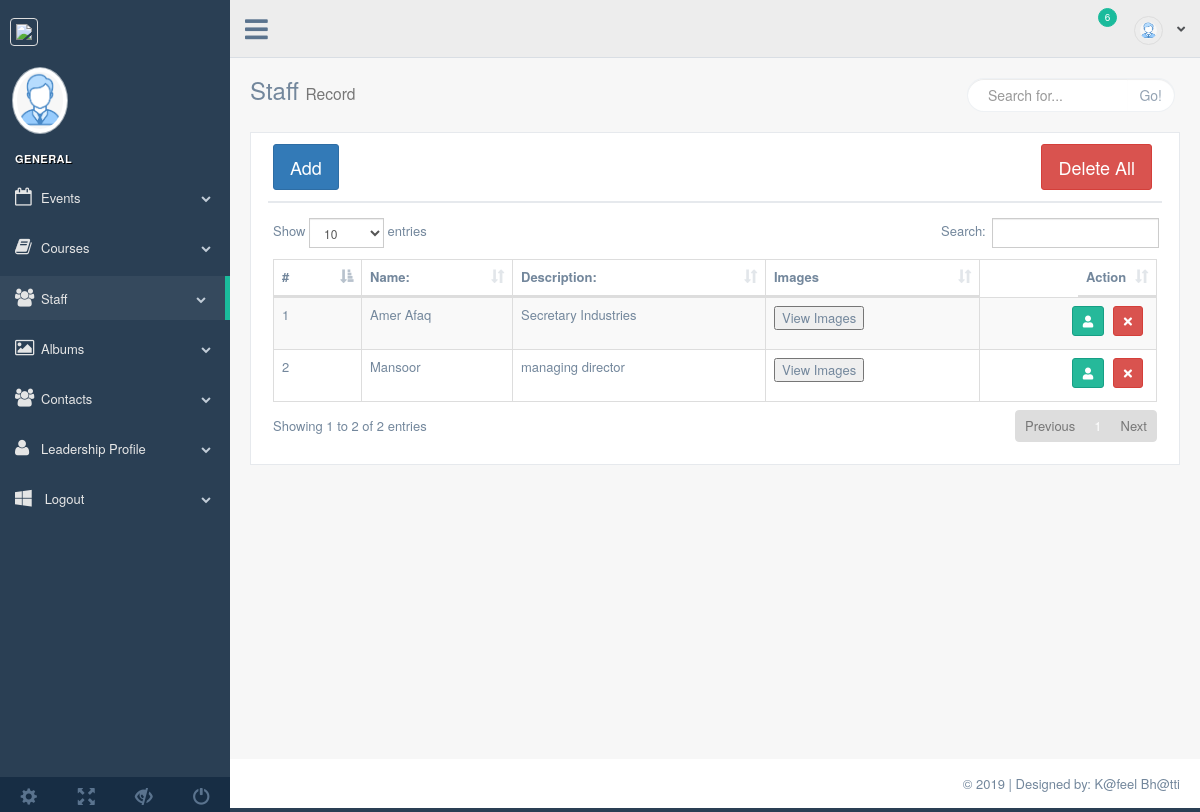
Before: /admin/staff.php with the older database file.
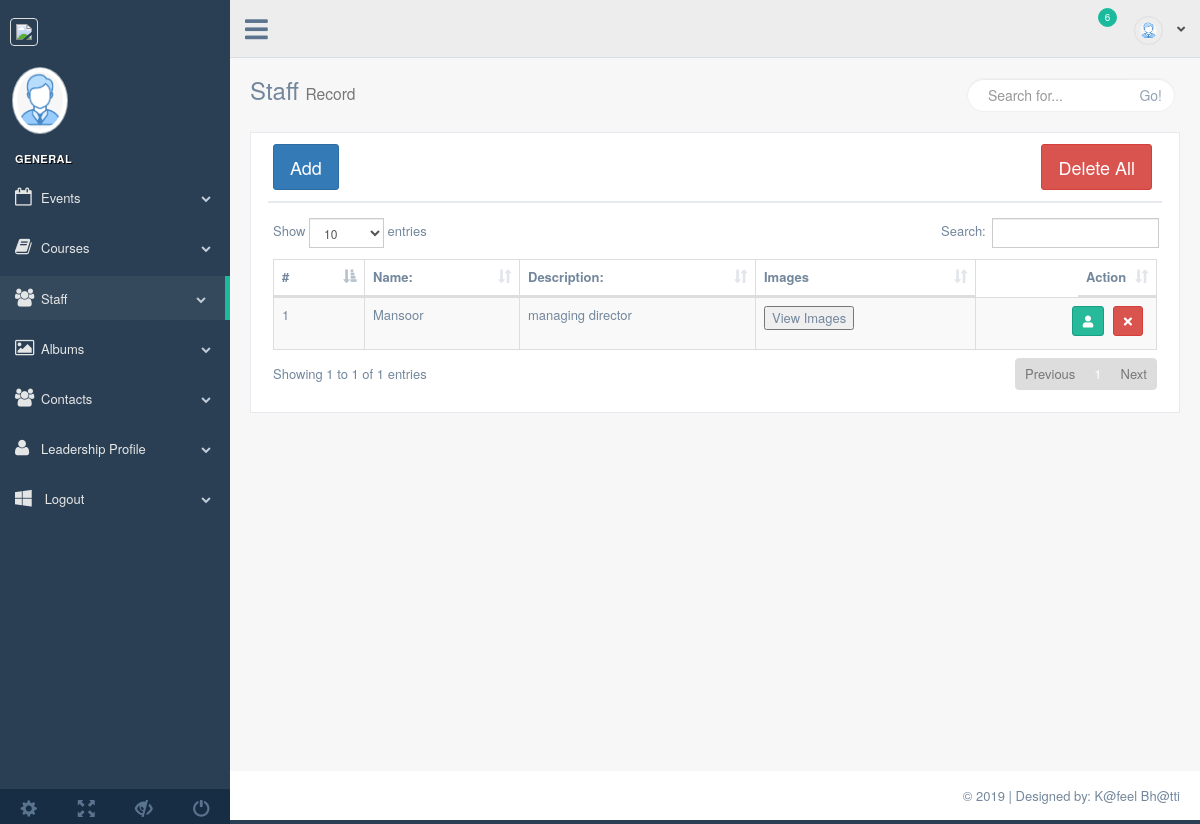
After: the same page with the newer database file.
### tables this page shows
CREATE TABLE `staff` (
  `s_id` int(20) NOT NULL,
  `s_name` varchar(50) NOT NULL,
  `s_desc` varchar(50) NOT NULL,
  `image` varchar(50) NOT NULL
);

### admin/staff.php (the view, shortened to what this page needs)
<?php
require_once('process/conn.php');
$query="select * from staff";
			$excute=mysqli_query($conn, $query);
?>
<!DOCTYPE html>
<html lang="en">
<head>
    <link href="vendors/bootstrap/dist/css/bootstrap.min.css" rel="stylesheet">
    <link href="vendors/font-awesome/css/font-awesome.min.css" rel="stylesheet">
    <link href="vendors/nprogress/nprogress.css" rel="stylesheet">
    <link href="vendors/iCheck/skins/flat/green.css" rel="stylesheet">
    <link href="vendors/datatables.net-bs/css/dataTables.bootstrap.min.css" rel="stylesheet">
    <link href="vendors/datatables.net-buttons-bs/css/buttons.bootstrap.min.css" rel="stylesheet">
    <link href="vendors/datatables.net-fixedheader-bs/css/fixedHeader.bootstrap.min.css" rel="stylesheet">
    <link href="vendors/datatables.net-responsive-bs/css/responsive.bootstrap.min.css" rel="stylesheet">
    <link href="vendors/datatables.net-scroller-bs/css/scroller.bootstrap.min.css" rel="stylesheet">
    <link href="build/css/custom.css" rel="stylesheet">
</head>
<body class="nav-md">
<div class="container body">
    <div class="main_container">
        <?php require_once 'inc/sidebar.php';?>
        <?php require_once 'inc/header.php';?>
        <div class="right_col" role="main">
            <div class="">
                <div class="page-title">
                    <div class="title_left">
                        <h3>Staff <small>Record</small></h3>
                    </div>
                    <div class="title_right">
                        <div class="col-md-5 col-sm-5 col-xs-12 form-group pull-right top_search">
                            <div class="input-group">
                                <input type="text" class="form-control" placeholder="Search for...">
                                <span class="input-group-btn">
                      <button class="btn btn-default" type="button">Go!</button>
                    </span>
                            </div>
                        </div>
                    </div>
                </div>
                <div class="clearfix"></div>
                <div class="row">
                    <div class="col-md-12 col-sm-12 col-xs-12">
                        <div class="x_panel">
                            <div class="x_title">
                                <button type="button" class="btn btn-primary btn-lg" data-toggle="modal"
                                        data-target="#exampleModal" data-whatever="@mdo">Add </button>
                                <a href="process/album_delete.php?all"> <button class="btn btn-danger btn-lg" style="float: right">Delete All</button></a>
                            </div>
                            <div class="x_content">
                                <table id="datatable" class="table table-striped table-bordered">
                                    <thead>
                                    <tr>
										<th>#</th>
                                        <th>Name:</th>
                                        <th>Description:</th>
                                        <th>Images</th>
                                        <th style="float: right">Action</th>
                                    </tr>
                                    </thead>
                                    <tbody>
									<?php
										$i=1; while($record=mysqli_fetch_array($excute)){
										?>
                                    <tr>
                                        <td><?php echo $i; ?></td>
										<td><?php echo $record['s_name']; ?></td>
										<td><?php echo $record['s_desc']; ?></td>
                                        <td><button data-toggle="modal" data-target="#imageModal<?php echo $record['s_id']; ?>">View Images</button></td>
                                        <td class="text-right">
							<a href="edit_staff.php?edit=<?php echo $record['s_id']; ?>">
                          <button type="button" rel="tooltip" class="btn btn-success btn-icon btn-sm ">
                            <i class="fa fa-user"></i>
                          </button>
                        </a>
                          <a href="process/staff_delete.php?dlt=<?php echo $record['s_id']; ?>">
										<button type="button" rel="tooltip" class="btn btn-danger btn-icon btn-sm ">
                            <i class="fa fa-times"></i>
                          </button>
										</a>
                        </td>
                                    </tr>
										<?php $i++; } ?>
                                    </tbody>
                                </table>
                            </div>
                        </div>
                    </div>
                </div>
            </div>
        </div>
        <?php require_once 'inc/footer.php';?>
    </div>
</div>
</body>
</html>

Changed rows visible on the page:
removed staff: s_name "Amer Afaq", s_desc "Secretary Industries"
Other visible differences:
text written by a page script: "Show entries Search: Showing 1 to 2 of 2 entries Previous 1 Next" → "Show entries Search: Showing 1 to 1 of 1 entries Previous 1 Next"
